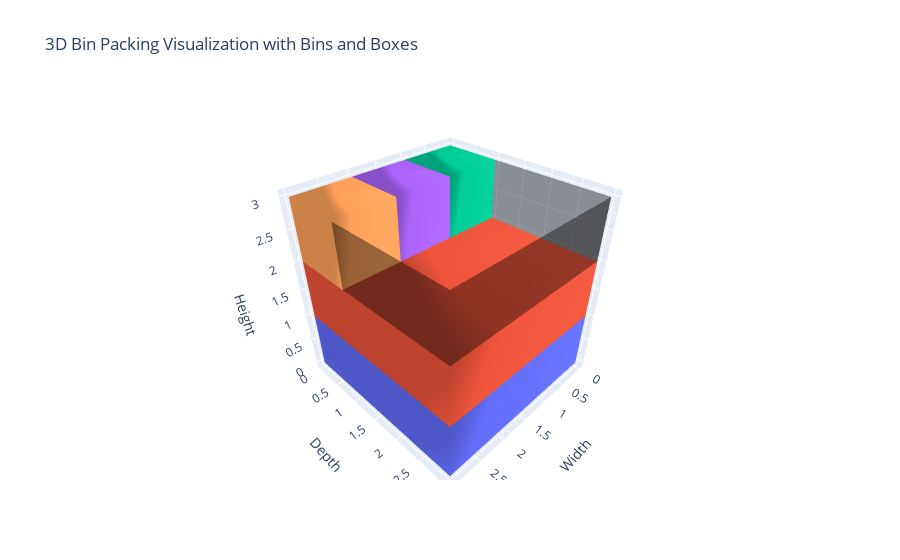

Here is the notebook cell this chart was saved with:
### Code cell
boxes = [
    Box(1, 1, 1),
    Box(1, 1, 1),
    Box(1, 1, 1),
    Box(3, 3, 1),
    Box(3, 3, 1),
]

bin_size = (3, 3, 3)
bins = brute_force(boxes, bin_size, interactive=False)

plot_bins(bins)

print(f"Number of bins used: {len(bins)}")
for i, bin in enumerate(bins, 1):
    print(f"Bin {i}: {bin}")

### Figure 1 — Plotly figure (JSON) as saved in the notebook; plotly's stock layout.template omitted (floating-point values rounded to 4 significant figures)
{"data": [{"color": "black", "i": [0, 0, 1, 1, 2, 2, 3, 3, 0, 0], "j": [1, 5, 2, 6, 3, 7, 0, 4, 1, 2], "k": [5, 4, 6, 5, 7, 6, 4, 7, 2, 3], "name": "Bin 1", "opacity": 0.4, "type": "mesh3d", "x": [0, 3, 3, 0, 0, 3, 3, 0], "y": [0, 0, 3, 3, 0, 0, 3, 3], "z": [0, 0, 0, 0, 3, 3, 3, 3]}, {"color": "#636EFA", "i": [0, 0, 1, 1, 2, 2, 3, 3, 0, 0, 4, 4], "j": [1, 5, 2, 6, 3, 7, 0, 4, 1, 2, 5, 6], "k": [5, 4, 6, 5, 7, 6, 4, 7, 2, 3, 6, 7], "name": "Bin 1, Box 1", "opacity": 1, "type": "mesh3d", "x": [0, 3, 3, 0, 0, 3, 3, 0], "y": [0, 0, 3, 3, 0, 0, 3, 3], "z": [0, 0, 0, 0, 1, 1, 1, 1]}, {"color": "#EF553B", "i": [0, 0, 1, 1, 2, 2, 3, 3, 0, 0, 4, 4], "j": [1, 5, 2, 6, 3, 7, 0, 4, 1, 2, 5, 6], "k": [5, 4, 6, 5, 7, 6, 4, 7, 2, 3, 6, 7], "name": "Bin 1, Box 2", "opacity": 1, "type": "mesh3d", "x": [0, 3, 3, 0, 0, 3, 3, 0], "y": [0, 0, 3, 3, 0, 0, 3, 3], "z": [1, 1, 1, 1, 2, 2, 2, 2]}, {"color": "#00CC96", "i": [0, 0, 1, 1, 2, 2, 3, 3, 0, 0, 4, 4], "j": [1, 5, 2, 6, 3, 7, 0, 4, 1, 2, 5, 6], "k": [5, 4, 6, 5, 7, 6, 4, 7, 2, 3, 6, 7], "name": "Bin 1, Box 3", "opacity": 1, "type": "mesh3d", "x": [0, 1, 1, 0, 0, 1, 1, 0], "y": [0, 0, 1, 1, 0, 0, 1, 1], "z": [2, 2, 2, 2, 3, 3, 3, 3]}, {"color": "#AB63FA", "i": [0, 0, 1, 1, 2, 2, 3, 3, 0, 0, 4, 4], "j": [1, 5, 2, 6, 3, 7, 0, 4, 1, 2, 5, 6], "k": [5, 4, 6, 5, 7, 6, 4, 7, 2, 3, 6, 7], "name": "Bin 1, Box 4", "opacity": 1, "type": "mesh3d", "x": [1, 2, 2, 1, 1, 2, 2, 1], "y": [0, 0, 1, 1, 0, 0, 1, 1], "z": [2, 2, 2, 2, 3, 3, 3, 3]}, {"color": "#FFA15A", "i": [0, 0, 1, 1, 2, 2, 3, 3, 0, 0, 4, 4], "j": [1, 5, 2, 6, 3, 7, 0, 4, 1, 2, 5, 6], "k": [5, 4, 6, 5, 7, 6, 4, 7, 2, 3, 6, 7], "name": "Bin 1, Box 5", "opacity": 1, "type": "mesh3d", "x": [2, 3, 3, 2, 2, 3, 3, 2], "y": [0, 0, 1, 1, 0, 0, 1, 1], "z": [2, 2, 2, 2, 3, 3, 3, 3]}], "layout": {"scene": {"xaxis": {"title": {"text": "Width"}}, "yaxis": {"title": {"text": "Depth"}}, "zaxis": {"title": {"text": "Height"}}}, "showlegend": true, "title": {"text": "3D Bin Packing Visualization with Bins and Boxes"}}}
